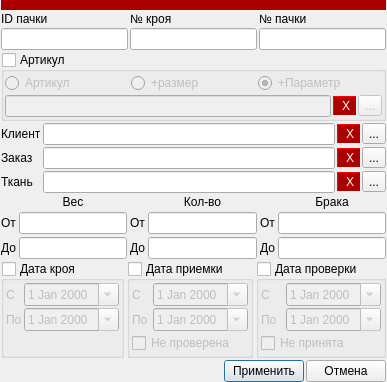
<?xml version="1.0" encoding="UTF-8"?>
<ui version="4.0">
 <class>Dialog</class>
 <widget class="QDialog" name="Dialog">
  <property name="geometry">
   <rect>
    <x>0</x>
    <y>0</y>
    <width>336</width>
    <height>374</height>
   </rect>
  </property>
  <property name="windowTitle">
   <string>Фильтр</string>
  </property>
  <layout class="QGridLayout" name="gridLayout">
   <property name="leftMargin">
    <number>1</number>
   </property>
   <property name="topMargin">
    <number>0</number>
   </property>
   <property name="rightMargin">
    <number>1</number>
   </property>
   <property name="bottomMargin">
    <number>0</number>
   </property>
   <property name="spacing">
    <number>2</number>
   </property>
   <item row="1" column="0" colspan="2">
    <layout class="QGridLayout" name="gridLayout_3">
     <item row="0" column="1">
      <widget class="QLabel" name="label_2">
       <property name="text">
        <string>№ кроя</string>
       </property>
      </widget>
     </item>
     <item row="0" column="2">
      <widget class="QLabel" name="label_3">
       <property name="text">
        <string>№ пачки</string>
       </property>
      </widget>
     </item>
     <item row="0" column="0">
      <widget class="QLabel" name="label">
       <property name="text">
        <string>ID пачки</string>
       </property>
      </widget>
     </item>
     <item row="1" column="0">
      <widget class="QLineEdit" name="le_id_pack"/>
     </item>
     <item row="1" column="1">
      <widget class="QLineEdit" name="le_cut_num"/>
     </item>
     <item row="1" column="2">
      <widget class="QLineEdit" name="le_pack_num"/>
     </item>
    </layout>
   </item>
   <item row="4" column="0">
    <widget class="QLabel" name="label_5">
     <property name="text">
      <string>Заказ</string>
     </property>
    </widget>
   </item>
   <item row="3" column="0">
    <widget class="QLabel" name="label_4">
     <property name="text">
      <string>Клиент</string>
     </property>
    </widget>
   </item>
   <item row="0" column="0" colspan="2">
    <widget class="QWidget" name="sw_new_cut_2" native="true">
     <property name="minimumSize">
      <size>
       <width>0</width>
       <height>10</height>
      </size>
     </property>
     <property name="styleSheet">
      <string notr="true">background-color: rgb(170, 0, 0);</string>
     </property>
    </widget>
   </item>
   <item row="8" column="0">
    <spacer name="verticalSpacer">
     <property name="orientation">
      <enum>Qt::Vertical</enum>
     </property>
     <property name="sizeHint" stdset="0">
      <size>
       <width>20</width>
       <height>40</height>
      </size>
     </property>
    </spacer>
   </item>
   <item row="9" column="0" colspan="2">
    <layout class="QHBoxLayout" name="horizontalLayout_4">
     <item>
      <spacer name="horizontalSpacer_2">
       <property name="orientation">
        <enum>Qt::Horizontal</enum>
       </property>
       <property name="sizeHint" stdset="0">
        <size>
         <width>40</width>
         <height>20</height>
        </size>
       </property>
      </spacer>
     </item>
     <item>
      <widget class="QPushButton" name="pushButton_2">
       <property name="text">
        <string>Применить</string>
       </property>
      </widget>
     </item>
     <item>
      <widget class="QPushButton" name="pushButton">
       <property name="text">
        <string>Отмена</string>
       </property>
      </widget>
     </item>
    </layout>
   </item>
   <item row="2" column="0" colspan="2">
    <widget class="QGroupBox" name="gb_article">
     <property name="title">
      <string>Артикул</string>
     </property>
     <property name="checkable">
      <bool>true</bool>
     </property>
     <property name="checked">
      <bool>false</bool>
     </property>
     <layout class="QGridLayout" name="gridLayout_2">
      <property name="leftMargin">
       <number>1</number>
      </property>
      <property name="topMargin">
       <number>1</number>
      </property>
      <property name="rightMargin">
       <number>1</number>
      </property>
      <property name="bottomMargin">
       <number>1</number>
      </property>
      <property name="spacing">
       <number>2</number>
      </property>
      <item row="0" column="0">
       <widget class="QRadioButton" name="rb_art">
        <property name="text">
         <string>Артикул</string>
        </property>
       </widget>
      </item>
      <item row="0" column="1">
       <widget class="QRadioButton" name="rb_size">
        <property name="text">
         <string>+размер</string>
        </property>
       </widget>
      </item>
      <item row="0" column="2">
       <widget class="QRadioButton" name="rb_parametr">
        <property name="text">
         <string>+Параметр</string>
        </property>
        <property name="checked">
         <bool>true</bool>
        </property>
       </widget>
      </item>
      <item row="1" column="0" colspan="3">
       <layout class="QHBoxLayout" name="horizontalLayout">
        <property name="spacing">
         <number>2</number>
        </property>
        <item>
         <widget class="QLineEdit" name="le_art">
          <property name="readOnly">
           <bool>true</bool>
          </property>
         </widget>
        </item>
        <item>
         <widget class="QToolButton" name="toolButton_10">
          <property name="styleSheet">
           <string notr="true">background-color: rgb(170, 0, 0);
color: rgb(255, 255, 255);
border-style: outset;
border-width: 1px;
border-color: rgb(170, 0, 0);
</string>
          </property>
          <property name="text">
           <string> X</string>
          </property>
         </widget>
        </item>
        <item>
         <widget class="QToolButton" name="toolButton">
          <property name="text">
           <string>...</string>
          </property>
         </widget>
        </item>
       </layout>
      </item>
     </layout>
    </widget>
   </item>
   <item row="7" column="0" colspan="2">
    <layout class="QHBoxLayout" name="horizontalLayout_3">
     <property name="spacing">
      <number>3</number>
     </property>
     <item>
      <widget class="QGroupBox" name="gb_date_cut">
       <property name="title">
        <string>Дата кроя</string>
       </property>
       <property name="checkable">
        <bool>true</bool>
       </property>
       <property name="checked">
        <bool>false</bool>
       </property>
       <layout class="QGridLayout" name="gridLayout_9">
        <property name="leftMargin">
         <number>2</number>
        </property>
        <property name="topMargin">
         <number>2</number>
        </property>
        <property name="rightMargin">
         <number>2</number>
        </property>
        <property name="bottomMargin">
         <number>2</number>
        </property>
        <property name="spacing">
         <number>2</number>
        </property>
        <item row="0" column="1">
         <widget class="QDateEdit" name="de_date_cut_from">
          <property name="wrapping">
           <bool>false</bool>
          </property>
          <property name="frame">
           <bool>true</bool>
          </property>
          <property name="buttonSymbols">
           <enum>QAbstractSpinBox::UpDownArrows</enum>
          </property>
          <property name="accelerated">
           <bool>false</bool>
          </property>
          <property name="calendarPopup">
           <bool>true</bool>
          </property>
         </widget>
        </item>
        <item row="1" column="0">
         <widget class="QLabel" name="label_22">
          <property name="text">
           <string>По</string>
          </property>
         </widget>
        </item>
        <item row="1" column="1">
         <widget class="QDateEdit" name="de_date_cut_to">
          <property name="calendarPopup">
           <bool>true</bool>
          </property>
         </widget>
        </item>
        <item row="0" column="0">
         <widget class="QLabel" name="label_21">
          <property name="text">
           <string>С</string>
          </property>
         </widget>
        </item>
        <item row="2" column="1">
         <spacer name="verticalSpacer_2">
          <property name="orientation">
           <enum>Qt::Vertical</enum>
          </property>
          <property name="sizeHint" stdset="0">
           <size>
            <width>20</width>
            <height>40</height>
           </size>
          </property>
         </spacer>
        </item>
       </layout>
      </widget>
     </item>
     <item>
      <widget class="QGroupBox" name="gb_make">
       <property name="title">
        <string>Дата приемки</string>
       </property>
       <property name="checkable">
        <bool>true</bool>
       </property>
       <property name="checked">
        <bool>false</bool>
       </property>
       <layout class="QGridLayout" name="gridLayout_10">
        <property name="leftMargin">
         <number>2</number>
        </property>
        <property name="topMargin">
         <number>2</number>
        </property>
        <property name="rightMargin">
         <number>2</number>
        </property>
        <property name="bottomMargin">
         <number>2</number>
        </property>
        <property name="spacing">
         <number>2</number>
        </property>
        <item row="0" column="1">
         <widget class="QDateEdit" name="de_date_make_from">
          <property name="wrapping">
           <bool>false</bool>
          </property>
          <property name="frame">
           <bool>true</bool>
          </property>
          <property name="buttonSymbols">
           <enum>QAbstractSpinBox::UpDownArrows</enum>
          </property>
          <property name="accelerated">
           <bool>false</bool>
          </property>
          <property name="calendarPopup">
           <bool>true</bool>
          </property>
         </widget>
        </item>
        <item row="1" column="1">
         <widget class="QDateEdit" name="de_date_make_to">
          <property name="calendarPopup">
           <bool>true</bool>
          </property>
         </widget>
        </item>
        <item row="1" column="0">
         <widget class="QLabel" name="label_23">
          <property name="text">
           <string>По</string>
          </property>
         </widget>
        </item>
        <item row="0" column="0">
         <widget class="QLabel" name="label_24">
          <property name="text">
           <string>С</string>
          </property>
         </widget>
        </item>
        <item row="2" column="0" colspan="2">
         <widget class="QCheckBox" name="cb_make">
          <property name="text">
           <string>Не проверена</string>
          </property>
         </widget>
        </item>
       </layout>
      </widget>
     </item>
     <item>
      <widget class="QGroupBox" name="gb_complete">
       <property name="title">
        <string>Дата проверки</string>
       </property>
       <property name="checkable">
        <bool>true</bool>
       </property>
       <property name="checked">
        <bool>false</bool>
       </property>
       <layout class="QGridLayout" name="gridLayout_11">
        <property name="leftMargin">
         <number>2</number>
        </property>
        <property name="topMargin">
         <number>2</number>
        </property>
        <property name="rightMargin">
         <number>2</number>
        </property>
        <property name="bottomMargin">
         <number>2</number>
        </property>
        <property name="spacing">
         <number>2</number>
        </property>
        <item row="0" column="1">
         <widget class="QDateEdit" name="de_date_complete_from">
          <property name="wrapping">
           <bool>false</bool>
          </property>
          <property name="frame">
           <bool>true</bool>
          </property>
          <property name="buttonSymbols">
           <enum>QAbstractSpinBox::UpDownArrows</enum>
          </property>
          <property name="accelerated">
           <bool>false</bool>
          </property>
          <property name="calendarPopup">
           <bool>true</bool>
          </property>
         </widget>
        </item>
        <item row="1" column="1">
         <widget class="QDateEdit" name="de_date_complete_to">
          <property name="calendarPopup">
           <bool>true</bool>
          </property>
         </widget>
        </item>
        <item row="0" column="0">
         <widget class="QLabel" name="label_25">
          <property name="text">
           <string>С</string>
          </property>
         </widget>
        </item>
        <item row="1" column="0">
         <widget class="QLabel" name="label_26">
          <property name="text">
           <string>По</string>
          </property>
         </widget>
        </item>
        <item row="2" column="0" colspan="2">
         <widget class="QCheckBox" name="cb_complete">
          <property name="text">
           <string>Не принята</string>
          </property>
         </widget>
        </item>
       </layout>
      </widget>
     </item>
    </layout>
   </item>
   <item row="3" column="1">
    <layout class="QHBoxLayout" name="horizontalLayout_5">
     <property name="spacing">
      <number>2</number>
     </property>
     <item>
      <widget class="QLineEdit" name="le_client">
       <property name="readOnly">
        <bool>true</bool>
       </property>
      </widget>
     </item>
     <item>
      <widget class="QToolButton" name="toolButton_12">
       <property name="styleSheet">
        <string notr="true">background-color: rgb(170, 0, 0);
color: rgb(255, 255, 255);
border-style: outset;
border-width: 1px;
border-color: rgb(170, 0, 0);
</string>
       </property>
       <property name="text">
        <string> X</string>
       </property>
      </widget>
     </item>
     <item>
      <widget class="QToolButton" name="toolButton_3">
       <property name="text">
        <string>...</string>
       </property>
      </widget>
     </item>
    </layout>
   </item>
   <item row="4" column="1">
    <layout class="QHBoxLayout" name="horizontalLayout_6">
     <property name="spacing">
      <number>2</number>
     </property>
     <item>
      <widget class="QLineEdit" name="le_order">
       <property name="readOnly">
        <bool>true</bool>
       </property>
      </widget>
     </item>
     <item>
      <widget class="QToolButton" name="toolButton_13">
       <property name="styleSheet">
        <string notr="true">background-color: rgb(170, 0, 0);
color: rgb(255, 255, 255);
border-style: outset;
border-width: 1px;
border-color: rgb(170, 0, 0);
</string>
       </property>
       <property name="text">
        <string> X</string>
       </property>
      </widget>
     </item>
     <item>
      <widget class="QToolButton" name="toolButton_4">
       <property name="text">
        <string>...</string>
       </property>
      </widget>
     </item>
    </layout>
   </item>
   <item row="6" column="0" colspan="2">
    <layout class="QHBoxLayout" name="horizontalLayout_2">
     <property name="spacing">
      <number>3</number>
     </property>
     <property name="leftMargin">
      <number>0</number>
     </property>
     <property name="topMargin">
      <number>0</number>
     </property>
     <property name="rightMargin">
      <number>0</number>
     </property>
     <property name="bottomMargin">
      <number>0</number>
     </property>
     <item>
      <layout class="QGridLayout" name="gridLayout_4">
       <item row="1" column="1">
        <widget class="QLineEdit" name="le_weight_from"/>
       </item>
       <item row="0" column="1">
        <widget class="QLabel" name="label_6">
         <property name="text">
          <string>Вес</string>
         </property>
         <property name="alignment">
          <set>Qt::AlignCenter</set>
         </property>
        </widget>
       </item>
       <item row="1" column="0">
        <widget class="QLabel" name="label_7">
         <property name="text">
          <string>От</string>
         </property>
        </widget>
       </item>
       <item row="2" column="1">
        <widget class="QLineEdit" name="le_weight_to"/>
       </item>
       <item row="2" column="0">
        <widget class="QLabel" name="label_8">
         <property name="text">
          <string>До</string>
         </property>
        </widget>
       </item>
      </layout>
     </item>
     <item>
      <layout class="QGridLayout" name="gridLayout_7">
       <item row="1" column="1">
        <widget class="QLineEdit" name="le_value_from"/>
       </item>
       <item row="2" column="1">
        <widget class="QLineEdit" name="le_value_to"/>
       </item>
       <item row="0" column="1">
        <widget class="QLabel" name="label_15">
         <property name="text">
          <string>Кол-во</string>
         </property>
         <property name="alignment">
          <set>Qt::AlignCenter</set>
         </property>
        </widget>
       </item>
       <item row="1" column="0">
        <widget class="QLabel" name="label_16">
         <property name="text">
          <string>От</string>
         </property>
        </widget>
       </item>
       <item row="2" column="0">
        <widget class="QLabel" name="label_17">
         <property name="text">
          <string>До</string>
         </property>
        </widget>
       </item>
      </layout>
     </item>
     <item>
      <layout class="QGridLayout" name="gridLayout_8">
       <item row="1" column="1">
        <widget class="QLineEdit" name="le_damag_from"/>
       </item>
       <item row="2" column="1">
        <widget class="QLineEdit" name="le_damag_to"/>
       </item>
       <item row="0" column="1">
        <widget class="QLabel" name="label_18">
         <property name="text">
          <string>Брака</string>
         </property>
         <property name="alignment">
          <set>Qt::AlignCenter</set>
         </property>
        </widget>
       </item>
       <item row="1" column="0">
        <widget class="QLabel" name="label_19">
         <property name="text">
          <string>От</string>
         </property>
        </widget>
       </item>
       <item row="2" column="0">
        <widget class="QLabel" name="label_20">
         <property name="text">
          <string>До</string>
         </property>
        </widget>
       </item>
      </layout>
     </item>
    </layout>
   </item>
   <item row="5" column="0">
    <widget class="QLabel" name="label_27">
     <property name="text">
      <string>Ткань</string>
     </property>
    </widget>
   </item>
   <item row="5" column="1">
    <layout class="QHBoxLayout" name="horizontalLayout_7">
     <property name="spacing">
      <number>2</number>
     </property>
     <item>
      <widget class="QLineEdit" name="le_material">
       <property name="readOnly">
        <bool>true</bool>
       </property>
      </widget>
     </item>
     <item>
      <widget class="QToolButton" name="toolButton_11">
       <property name="styleSheet">
        <string notr="true">background-color: rgb(170, 0, 0);
color: rgb(255, 255, 255);
border-style: outset;
border-width: 1px;
border-color: rgb(170, 0, 0);
</string>
       </property>
       <property name="text">
        <string> X</string>
       </property>
      </widget>
     </item>
     <item>
      <widget class="QToolButton" name="toolButton_2">
       <property name="text">
        <string>...</string>
       </property>
      </widget>
     </item>
    </layout>
   </item>
  </layout>
 </widget>
 <resources/>
 <connections>
  <connection>
   <sender>toolButton_2</sender>
   <signal>clicked()</signal>
   <receiver>Dialog</receiver>
   <slot>ui_view_material()</slot>
   <hints>
    <hint type="sourcelabel">
     <x>332</x>
     <y>173</y>
    </hint>
    <hint type="destinationlabel">
     <x>378</x>
     <y>177</y>
    </hint>
   </hints>
  </connection>
  <connection>
   <sender>toolButton_11</sender>
   <signal>clicked()</signal>
   <receiver>le_material</receiver>
   <slot>clear()</slot>
   <hints>
    <hint type="sourcelabel">
     <x>292</x>
     <y>171</y>
    </hint>
    <hint type="destinationlabel">
     <x>271</x>
     <y>168</y>
    </hint>
   </hints>
  </connection>
  <connection>
   <sender>toolButton</sender>
   <signal>clicked()</signal>
   <receiver>Dialog</receiver>
   <slot>ui_view_article()</slot>
   <hints>
    <hint type="sourcelabel">
     <x>329</x>
     <y>98</y>
    </hint>
    <hint type="destinationlabel">
     <x>385</x>
     <y>93</y>
    </hint>
   </hints>
  </connection>
  <connection>
   <sender>toolButton_10</sender>
   <signal>clicked()</signal>
   <receiver>le_art</receiver>
   <slot>clear()</slot>
   <hints>
    <hint type="sourcelabel">
     <x>298</x>
     <y>103</y>
    </hint>
    <hint type="destinationlabel">
     <x>259</x>
     <y>100</y>
    </hint>
   </hints>
  </connection>
  <connection>
   <sender>toolButton_3</sender>
   <signal>clicked()</signal>
   <receiver>Dialog</receiver>
   <slot>ui_view_client()</slot>
   <hints>
    <hint type="sourcelabel">
     <x>325</x>
     <y>123</y>
    </hint>
    <hint type="destinationlabel">
     <x>382</x>
     <y>122</y>
    </hint>
   </hints>
  </connection>
  <connection>
   <sender>toolButton_12</sender>
   <signal>clicked()</signal>
   <receiver>le_client</receiver>
   <slot>clear()</slot>
   <hints>
    <hint type="sourcelabel">
     <x>291</x>
     <y>126</y>
    </hint>
    <hint type="destinationlabel">
     <x>266</x>
     <y>126</y>
    </hint>
   </hints>
  </connection>
  <connection>
   <sender>toolButton_4</sender>
   <signal>clicked()</signal>
   <receiver>Dialog</receiver>
   <slot>ui_view_order()</slot>
   <hints>
    <hint type="sourcelabel">
     <x>318</x>
     <y>146</y>
    </hint>
    <hint type="destinationlabel">
     <x>397</x>
     <y>149</y>
    </hint>
   </hints>
  </connection>
  <connection>
   <sender>toolButton_13</sender>
   <signal>clicked()</signal>
   <receiver>le_order</receiver>
   <slot>clear()</slot>
   <hints>
    <hint type="sourcelabel">
     <x>296</x>
     <y>153</y>
    </hint>
    <hint type="destinationlabel">
     <x>253</x>
     <y>154</y>
    </hint>
   </hints>
  </connection>
  <connection>
   <sender>pushButton</sender>
   <signal>clicked()</signal>
   <receiver>Dialog</receiver>
   <slot>ui_can()</slot>
   <hints>
    <hint type="sourcelabel">
     <x>304</x>
     <y>364</y>
    </hint>
    <hint type="destinationlabel">
     <x>392</x>
     <y>360</y>
    </hint>
   </hints>
  </connection>
  <connection>
   <sender>pushButton_2</sender>
   <signal>clicked()</signal>
   <receiver>Dialog</receiver>
   <slot>ui_acc()</slot>
   <hints>
    <hint type="sourcelabel">
     <x>210</x>
     <y>363</y>
    </hint>
    <hint type="destinationlabel">
     <x>204</x>
     <y>444</y>
    </hint>
   </hints>
  </connection>
 </connections>
 <slots>
  <slot>ui_view_material()</slot>
  <slot>ui_view_article()</slot>
  <slot>ui_view_client()</slot>
  <slot>ui_view_order()</slot>
  <slot>ui_can()</slot>
  <slot>ui_acc()</slot>
 </slots>
</ui>
